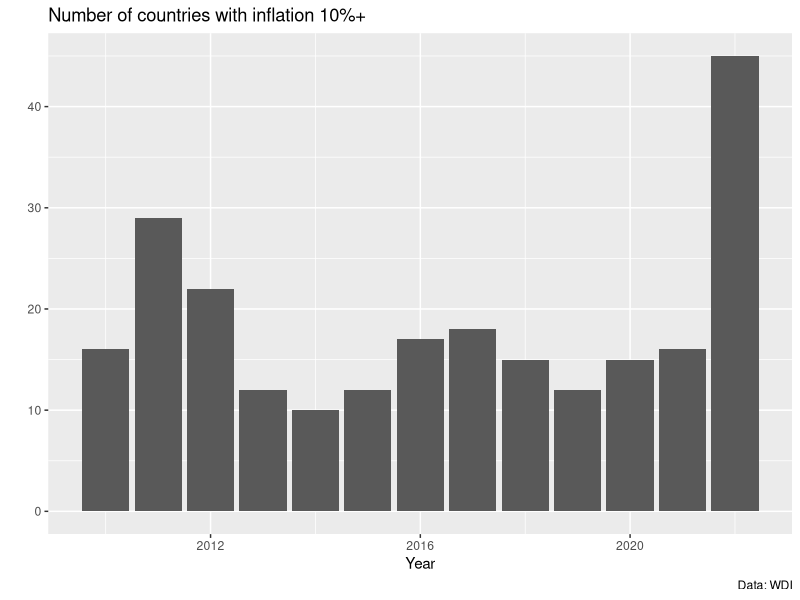
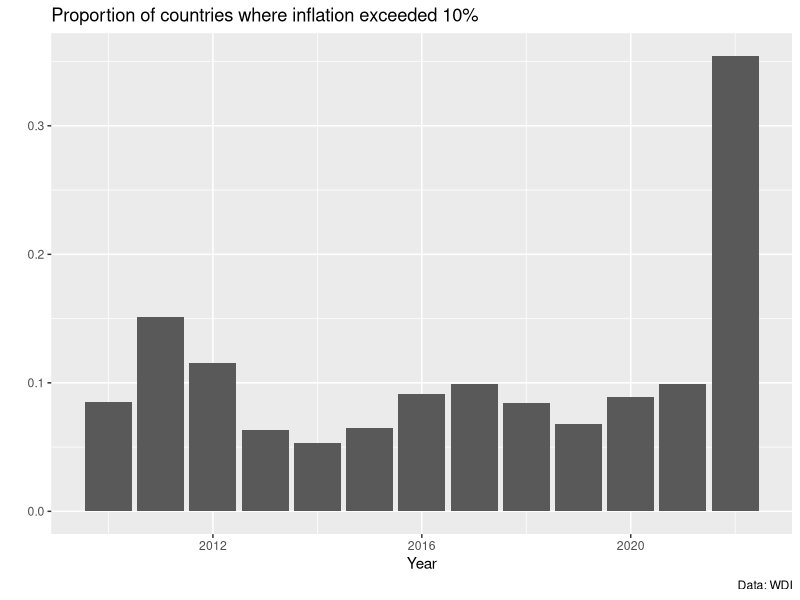
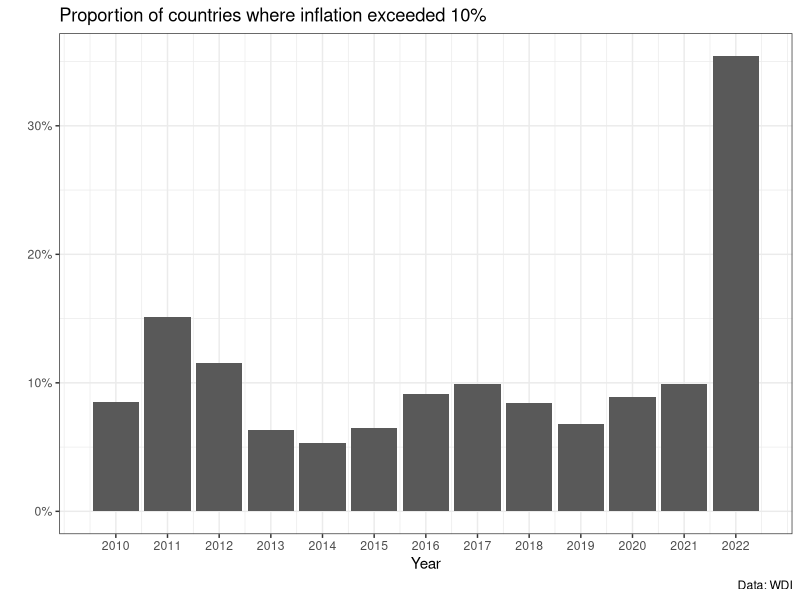
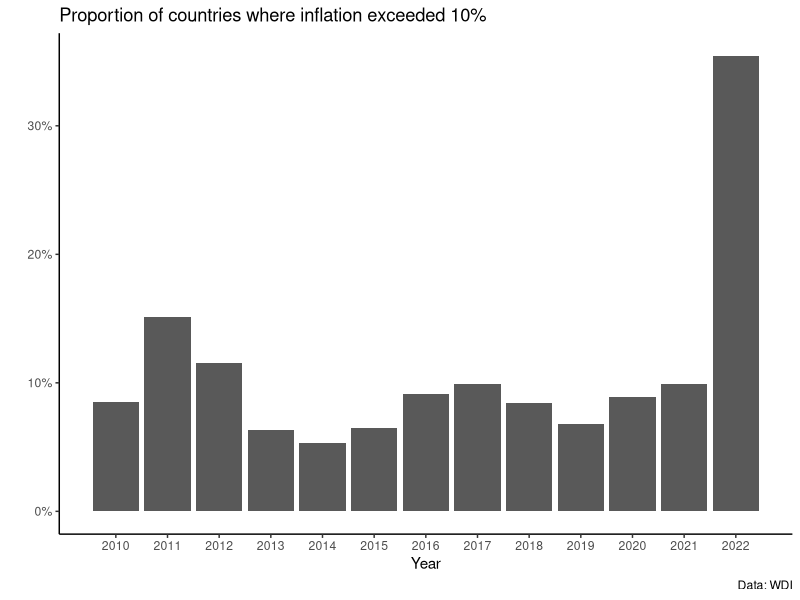
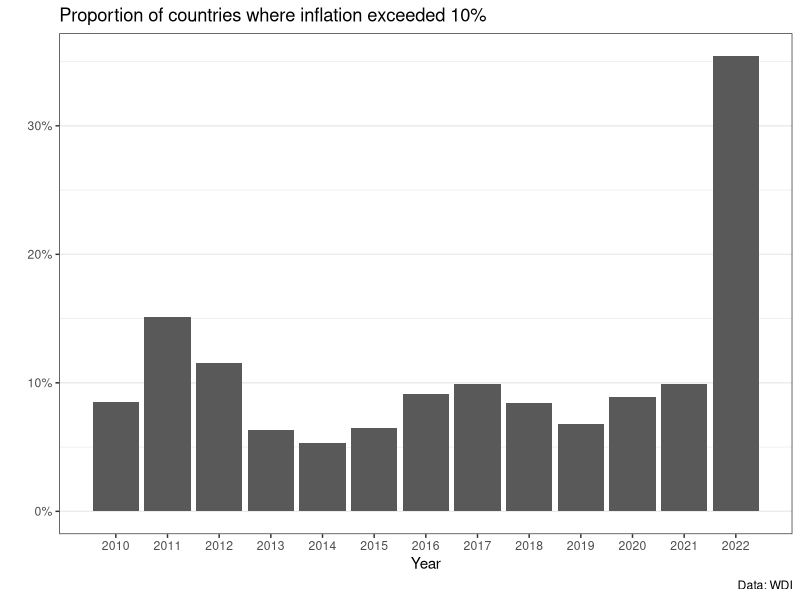
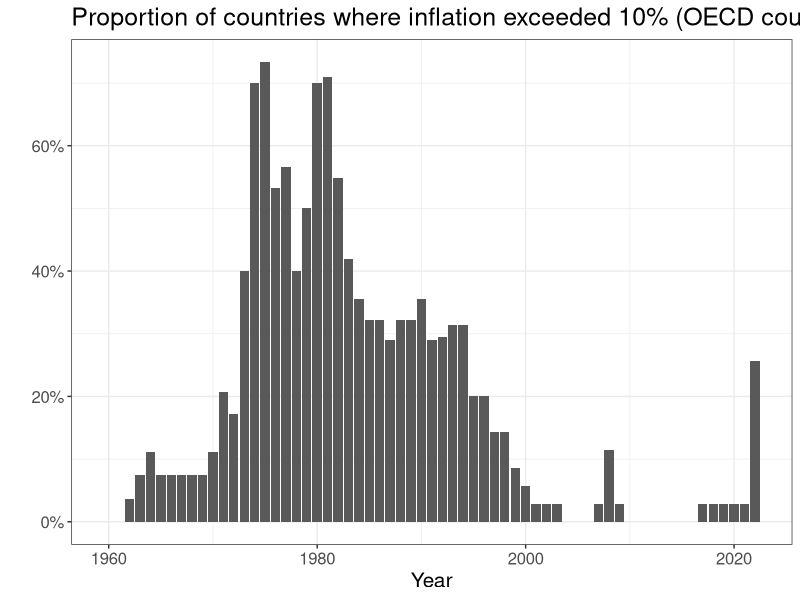
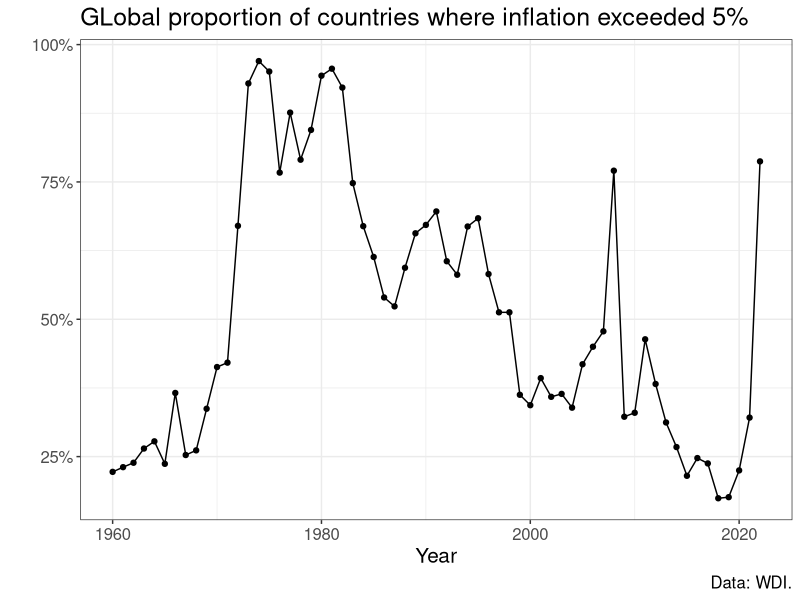
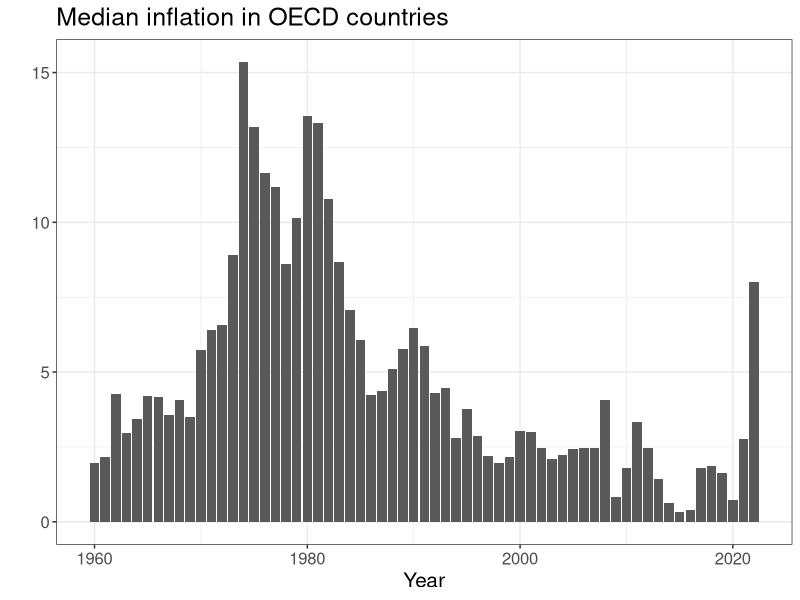

Recreate these plots in R, in order.
## ---- chunk 1
library(tidyverse)
D <- read_csv("data_macro/inflation_WDI.csv")
oecd <- read_csv("data_macro/oced_codes.csv")

#biggerText <- jzPack::biggerText

# Merge in OECD indicators
D <- left_join(D,oecd)
## ---- chunk 2
D %>% 
  filter(year == 2022) %>%
  mutate(over10 = ifelse(inflation > 10, 1, 0)) %>%
  count(over10)
## ---- chunk 3
D %>% 
  filter(year %in% c(2010:2022)) %>%
  mutate(over10 = ifelse(inflation > 10, 1, 0)) %>%
  group_by(year) %>%
  summarise(n = n(),
            over10 = sum(over10)) %>%
  ggplot(aes(x=year,y=over10)) +
  geom_col() +
  labs(y="", x="Year",
       title = "Number of countries with inflation 10%+",
       caption = "Data: WDI")
  
## ---- chunk 4
D %>% 
  filter(year %in% c(2010:2022)) %>%
  mutate(over10 = ifelse(inflation > 10, 1, 0)) %>%
  group_by(year) %>%
  summarise(n = n(),
            prop = sum(over10)/n) %>% 
  ggplot(aes(x=year,
             y=prop)) +
  geom_col() +
  labs(y="", x="Year",
       title = "Proportion of countries where inflation exceeded 10%",
       caption = "Data: WDI")
## ---- chunk 5
barplot_V2 <-  D %>% 
  filter(year %in% c(2010:2022)) %>%
  mutate(over10 = ifelse(inflation > 10, 1, 0)) %>%
  group_by(year) %>%
  summarise(n = n(),
            prop = sum(over10)/n) %>% 
  ggplot(aes(x=year,
             y=prop)) +
  geom_col() +
  labs(y="", x="Year",
       title = "Proportion of countries where inflation exceeded 10%",
       caption = "Data: WDI") +
  scale_x_continuous(breaks = c(2010:2022)) +
  scale_y_continuous(labels = scales::percent) +
  theme(text = element_text(size=15)) +
  theme_bw() 

barplot_V2
## ---- chunk 6
barplot_V2 +
  theme_classic() 
## ---- chunk 7
barplot_V2 +
  theme(panel.grid.minor.x = element_blank(),
        panel.grid.major.x = element_blank())
## ---- chunk 8
D %>% filter(OECD==1) %>%
  filter(!is.na(inflation)) %>%
  mutate(over10 = ifelse(inflation > 10, 1, 0)) %>%
  group_by(year) %>%
  summarise(n = n(),
            prop = sum(over10)/n) %>% 
  ggplot(aes(x=year,
             y=prop)) +
  geom_col() +
  theme_bw() + 
  theme(text = element_text(size=15)) +
  scale_y_continuous(labels = scales::percent) +
  labs(y="", x="Year",
       title = "Proportion of countries where inflation exceeded 10% (OECD countries only)")
## ---- chunk 9
D %>% 
  mutate(over5 = ifelse(inflation > 5, 1, 0)) %>%
  group_by(year) %>%
  summarise(n = n(),
            prop = sum(over5)/n) %>% 
  ggplot(aes(x=year,
             y=prop)) +
  geom_line() + geom_point() +
  theme_bw() + 
  theme(text = element_text(size=15)) +
  scale_y_continuous(labels = scales::percent) +
  labs(y="", x="Year",
       title = "GLobal proportion of countries where inflation exceeded 5%",
       caption = "Data: WDI.")
## ---- chunk 10
D %>% filter(OECD==1) %>%
  filter(!is.na(inflation)) %>%
  group_by(year) %>%
  summarise(M = median(inflation)) %>%
  ggplot(aes(x=year,
             y=M)) +
  # geom_point() + geom_line() +
  geom_col() +
  theme_bw() + 
  theme(text = element_text(size=15)) +
  labs(y="", x="Year",
       title = "Median inflation in OECD countries")
